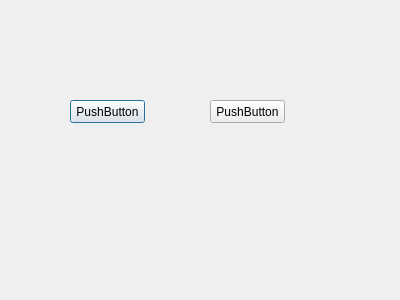
<?xml version="1.0" encoding="UTF-8"?>
<ui version="4.0">
 <class>Dialog</class>
 <widget class="QDialog" name="Dialog">
  <property name="geometry">
   <rect>
    <x>0</x>
    <y>0</y>
    <width>400</width>
    <height>300</height>
   </rect>
  </property>
  <property name="windowTitle">
   <string>Dialog</string>
  </property>
  <widget class="QPushButton" name="pushButton">
   <property name="geometry">
    <rect>
     <x>70</x>
     <y>100</y>
     <width>75</width>
     <height>23</height>
    </rect>
   </property>
   <property name="text">
    <string>PushButton</string>
   </property>
  </widget>
  <widget class="QPushButton" name="pushButton_2">
   <property name="geometry">
    <rect>
     <x>210</x>
     <y>100</y>
     <width>75</width>
     <height>23</height>
    </rect>
   </property>
   <property name="text">
    <string>PushButton</string>
   </property>
  </widget>
 </widget>
 <resources/>
 <connections/>
</ui>
